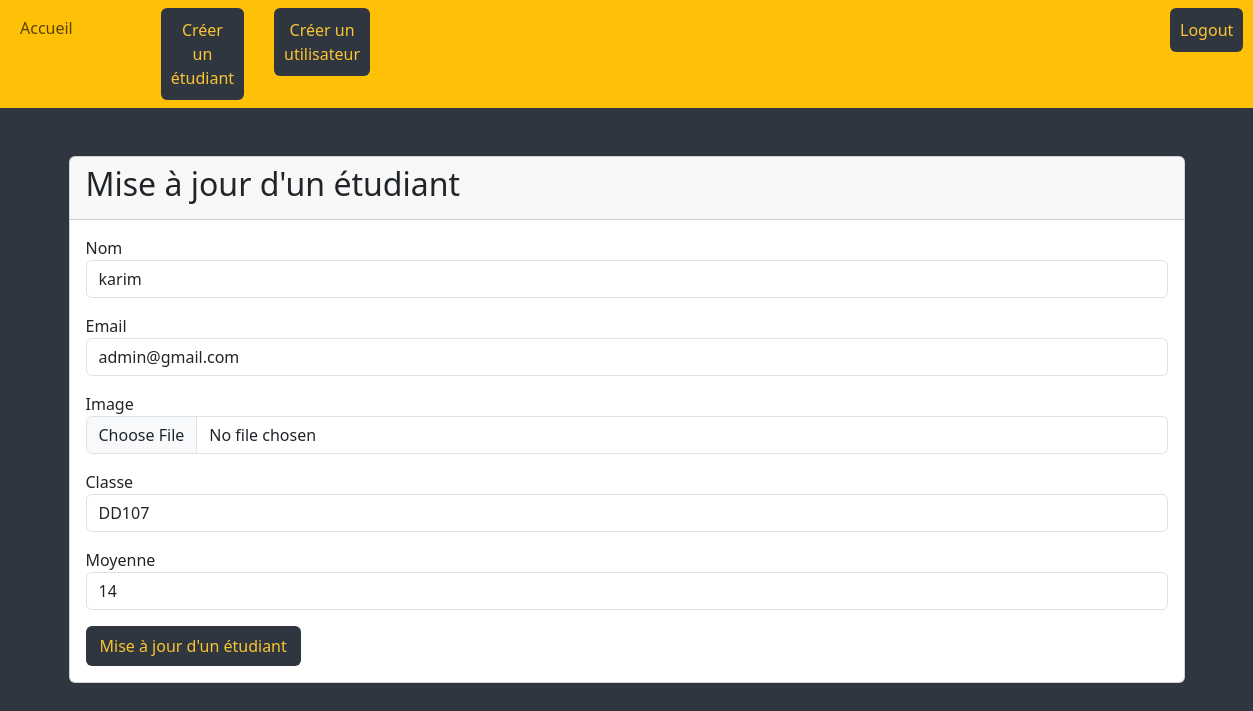
The app's page /edit.php?id=1 (signed in) with its own data.
### tables this page shows
CREATE TABLE `etudiant` (
  `id` int(11) NOT NULL,
  `nom` varchar(30) NOT NULL,
  `email` varchar(50) NOT NULL,
  `image_path` varchar(255) NOT NULL,
  `Classe` varchar(30) NOT NULL,
  `Moyenne` varchar(30) NOT NULL
);

### edit.php (the view, shortened to what this page needs)
<?php
require 'db.php';
$id = $_GET['id'];
$sql = 'SELECT * FROM etudiant WHERE id=:id';
$statement= $connection->prepare($sql);
$statement->execute([':id'=> $id ]);
$person = $statement->fetch(PDO::FETCH_OBJ);
?>
<?php require 'header.php'; ?>
<div class="container">
    <div class="card mt-5">
        <div class="card-header">
            <h2>Mise à jour d'un étudiant</h2>
        </div>
        <div class="card-body">
            <form method="post" enctype="multipart/form-data">
                <div class="form-group mb-3">
                    <label for="nom">Nom</label>
                    <input value="<?= $person->nom; ?>" type="text" name="nom" id="nom" class="form-control">
                </div>
                <div class="form-group mb-3">
                    <label for="email">Email</label>
                    <input type="email" value="<?= $person->email; ?>" name="email" id="email" class="form-control">
                </div>
                <div class="form-group mb-3">
                    <label for="image">Image</label>
                    <input type="file" accept="image/*" name="image" id="image" class="form-control mb-3">
                </div>
                <div class="form-group mb-3">
                    <label for="nom">Classe</label>
                    <input value="<?= $person->Classe; ?>" type="text" name="Classe" id="Classe" class="form-control">
                </div>
                <div class="form-group mb-3">
                    <label for="nom">Moyenne</label>
                    <input value="<?= $person->Moyenne; ?>" type="text" name="Moyenne" id="Moyenne" class="form-control">
                </div>
                <div class="form-group">
                    <button type="submit" class="btn btn-info">Mise à jour d'un étudiant</button>
                </div>
            </form>
        </div>
    </div>
</div>

### header.php (style rules this page uses)
.btn { background-color: #2f3640 !important; color: #fbc531 !important; border: solid 2px transparent; transition: 0.5s; }

### records on screen
etudiant: nom "karim", email "admin@gmail.com", Classe "DD107", Moyenne "14"
